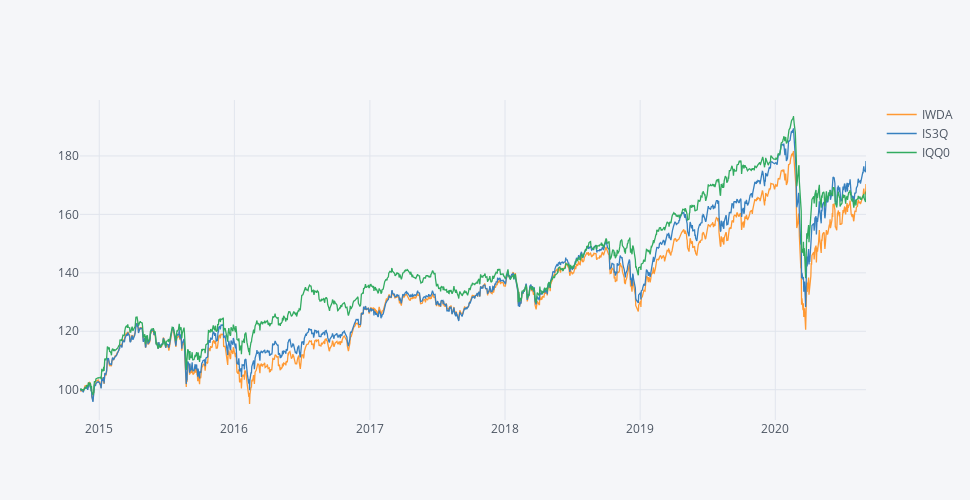

Notebook cell for this chart:
### Markdown cell above
Depois de já termos um DataFrame com os ETFs todas as outras funções usadas no post 1 são aplicáveis aqui também.

### Code cell
ETFs_gi.iplot(dimensions=pa.dimensions)

### Figure 1 — Plotly figure (JSON) as saved in the notebook; plotly's stock layout.template omitted (floating-point values rounded to 4 significant figures; data arrays with more than 128 entries replaced by an {"elided": "..."} marker saying what was removed)
{"data": [{"line": {"color": "rgba(255, 153, 51, 1.0)", "dash": "solid", "shape": "linear", "width": 1.3}, "mode": "lines", "name": "IWDA", "text": "", "type": "scatter", "x": {"elided": "1466 str values"}, "y": {"elided": "1466 float values"}}, {"line": {"color": "rgba(55, 128, 191, 1.0)", "dash": "solid", "shape": "linear", "width": 1.3}, "mode": "lines", "name": "IS3Q", "text": "", "type": "scatter", "x": {"elided": "1466 str values"}, "y": {"elided": "1466 float values"}}, {"line": {"color": "rgba(50, 171, 96, 1.0)", "dash": "solid", "shape": "linear", "width": 1.3}, "mode": "lines", "name": "IQQ0", "text": "", "type": "scatter", "x": {"elided": "1466 str values"}, "y": {"elided": "1466 float values"}}], "layout": {"height": 500, "legend": {"bgcolor": "#F5F6F9", "font": {"color": "#4D5663"}}, "paper_bgcolor": "#F5F6F9", "plot_bgcolor": "#F5F6F9", "title": {"font": {"color": "#4D5663"}}, "width": 970, "xaxis": {"autorange": true, "gridcolor": "#E1E5ED", "range": ["2014-11-10", "2020-09-02"], "showgrid": true, "tickfont": {"color": "#4D5663"}, "title": {"font": {"color": "#4D5663"}, "text": ""}, "type": "date", "zerolinecolor": "#E1E5ED"}, "yaxis": {"autorange": true, "gridcolor": "#E1E5ED", "range": [89.64, 199.2], "showgrid": true, "tickfont": {"color": "#4D5663"}, "title": {"font": {"color": "#4D5663"}, "text": ""}, "type": "linear", "zerolinecolor": "#E1E5ED"}}}
